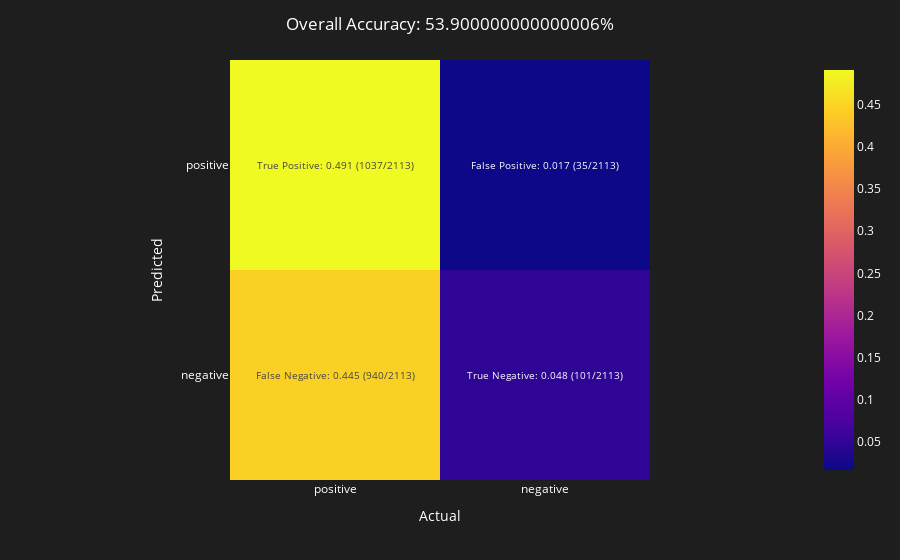

Notebook source saved alongside this figure:
### Markdown cell above
#### Accuracy

### Code cell
dlib_status = accuracy(dlib_df, faces)
fig = show_heatmap(dlib_status, title='Overall Accuracy')
fig.write_image('../heatmaps/dlib.png')
fig.show()

### Figure 1 — Plotly figure (JSON) as saved in the notebook; plotly's stock layout.template omitted (floating-point values rounded to 4 significant figures)
{"data": [{"coloraxis": "coloraxis", "hovertemplate": "Actual: %{x}<br>Predicted: %{y}<br>color: %{z}<extra></extra>", "name": "0", "text": [["True Positive: 0.491 (1037/2113)", "False Positive: 0.017 (35/2113)"], ["False Negative: 0.445 (940/2113)", "True Negative: 0.048 (101/2113)"]], "texttemplate": "%{text}", "type": "heatmap", "x": ["positive", "negative"], "xaxis": "x", "y": ["positive", "negative"], "yaxis": "y", "z": [[0.491, 0.017], [0.445, 0.048]]}], "layout": {"coloraxis": {"colorscale": [[0, "#0d0887"], [0.1111, "#46039f"], [0.2222, "#7201a8"], [0.3333, "#9c179e"], [0.4444, "#bd3786"], [0.5556, "#d8576b"], [0.6667, "#ed7953"], [0.7778, "#fb9f3a"], [0.8889, "#fdca26"], [1, "#f0f921"]]}, "font": {"color": "white"}, "margin": {"t": 60}, "paper_bgcolor": "rgb(30,30,30)", "plot_bgcolor": "rgb(30,30,30)", "title": {"text": "Overall Accuracy: 53.900000000000006%", "x": 0.5}, "xaxis": {"anchor": "y", "constrain": "domain", "domain": [0, 1], "scaleanchor": "y", "title": {"text": "Actual"}}, "yaxis": {"anchor": "x", "autorange": "reversed", "constrain": "domain", "domain": [0, 1], "title": {"text": "Predicted"}}}}
